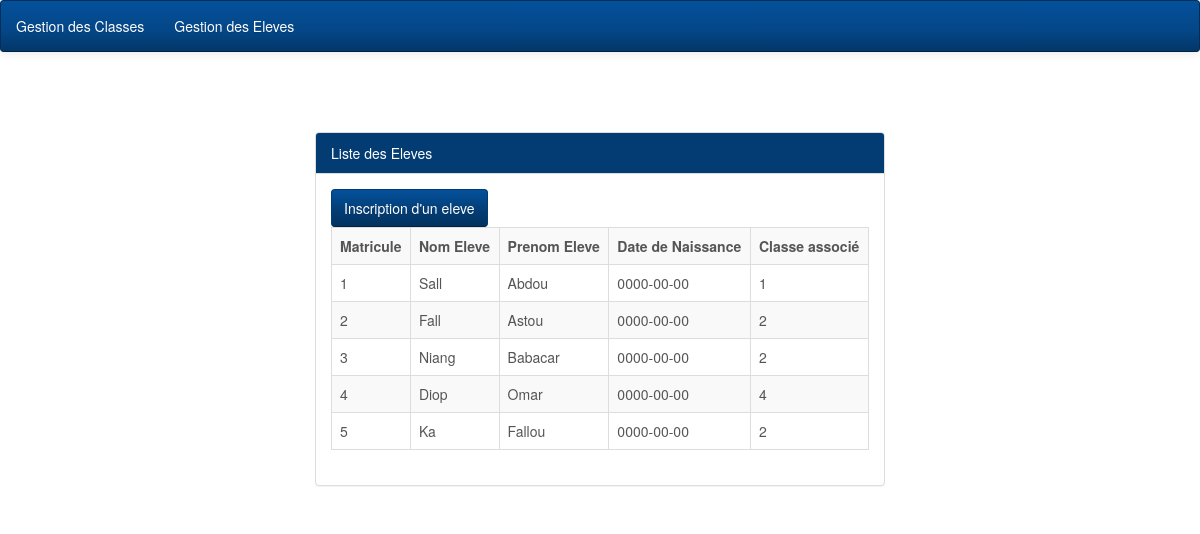
Page /Views/ListesEleves.php on the committed database.
### tables this page shows
CREATE TABLE IF NOT EXISTS `eleves` (
`matricule` int(11) NOT NULL,
  `nomEleve` varchar(50) NOT NULL,
  `prenomEleve` varchar(100) NOT NULL,
  `datenaiss` date NOT NULL,
  `codeClasse` int(11) NOT NULL
);

### Model/eleves.php (called while the page is built, shortened)
<?php
	function listeleves()
	{
		$sql = "SELECT * FROM eleves";
		$connect = getConnection();
		$result = mysqli_query($connect, $sql);
		return $result;
	}
?>

### Model/classes.php (called while the page is built, shortened)
<?php
	function getclassebyid($codeClasse)
	{
		$sql = "SELECT * FROM classe WHERE codeClasse=$codeClasse";
		$connect = getConnection();
		$result = mysqli_query($connect, $sql);
		return $result;
	}
?>

### Views/ListesEleves.php (the view, shortened to what this page needs)
<!DOCTYPE html>
<html>
<head>
	<link rel="stylesheet" type="text/css" href="style/bootstrap-cerulean.min.css">
	<link rel="stylesheet" type="text/css" href="style/style.css">
</head>
<body>
	<nav class="navbar navbar-inverse">
		<ul class="nav navbar-nav">
			<li><a href="ListesClasses.php">Gestion des Classes</a></li>
			<li><a href="ListesEleves.php">Gestion des Eleves</a></li>
		</ul>
	</nav>
	<div class="container col-md-6 col-md-offset-3 marge">
		<div class="panel panel-info">
			<div class="panel-heading">Liste des Eleves</div>
				<div class="panel-body">
					<a href="FAjoutEleves.php" class="btn btn-info">Inscription d'un eleve</a>
					<table class="table table-bordered table-striped">
						<tr>
							<th>Matricule</th>
							<th>Nom Eleve</th>
							<th>Prenom Eleve</th>
							<th>Date de Naissance</th>
							<th>Classe associé</th>
						</tr>
						<?php
							require_once '../Model/eleves.php';
							require_once '../Model/classes.php';
							$result = listeleves();
							while ($tab = mysqli_fetch_row($result))
							{
								$classe = getclassebyid($tab[4]);
								echo "<tr>";
									echo "<td>$tab[0]</td>";
									echo "<td>$tab[1]</td>";
									echo "<td>$tab[2]</td>";
									echo "<td>$tab[3]</td>";
									echo "<td>$tab[4]</td>";
								echo "</tr>";
							}
						?>
					</table>
				</div>
		</div>
	</div>
</body>
</html>

### Views/Style/style.css (style rules this page uses)
.marge { margin-top: 60px; }
body { background-size: 100%; }

### rows in the picture
eleves: matricule "1", nomEleve "Sall", prenomEleve "Abdou", datenaiss "0000-00-00", codeClasse "1"
eleves: matricule "2", nomEleve "Fall", prenomEleve "Astou", datenaiss "0000-00-00", codeClasse "2"
eleves: matricule "3", nomEleve "Niang", prenomEleve "Babacar", datenaiss "0000-00-00", codeClasse "2"
eleves: matricule "4", nomEleve "Diop", prenomEleve "Omar", datenaiss "0000-00-00", codeClasse "4"
eleves: matricule "5", nomEleve "Ka", prenomEleve "Fallou", datenaiss "0000-00-00", codeClasse "2"
